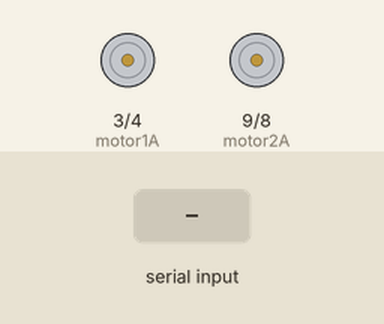
A sketch run on a simulated Arduino Uno, built with avr-gcc and run on an emulated ATmega328P. Parts: motor-driver pin pairs drawn as motors (green arrow = first pin HIGH = forward, orange = second pin HIGH = backward, longer = more drive, scaled by the enable pin). Inputs (shaded band) come from the test bench.

Above: at 1.2 s.
1.3 s: "F" received over Serial
At 1.9 s:
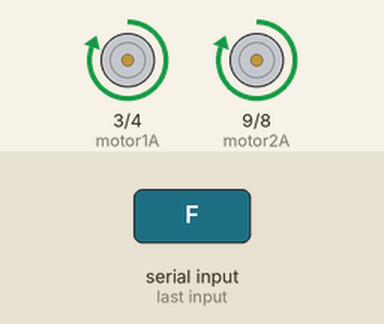
2.8 s: "B" received over Serial
At 3.1 s:
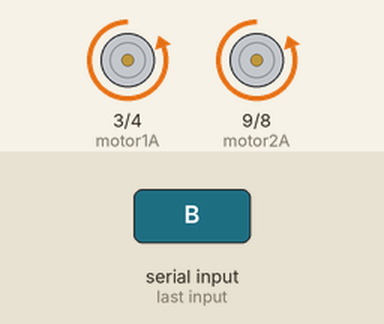
4.3 s: "L" received over Serial
At 5.4 s:
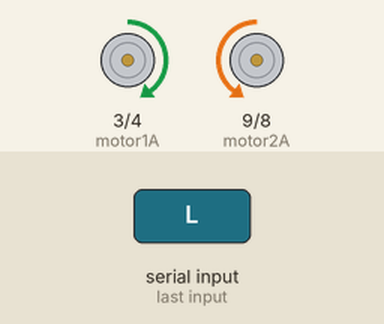
5.8 s: "R" received over Serial
At 6.6 s:
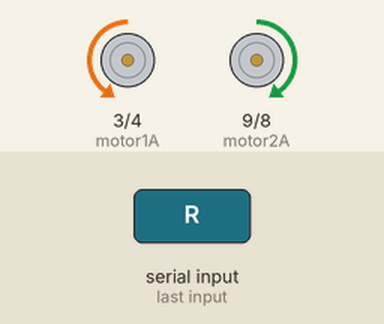
7.3 s: "F" received over Serial
At 7.7 s:
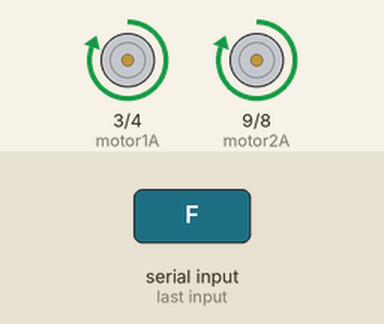
8.8 s: "B" received over Serial
At 10.0 s:
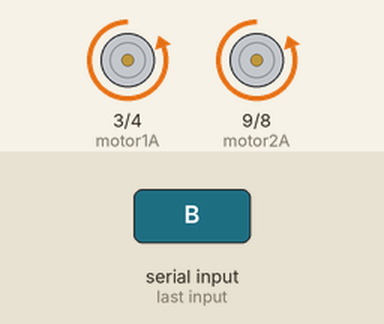
Timing chart, 0 to 11.3 s (numbered marks = the images above; inputs shaded):
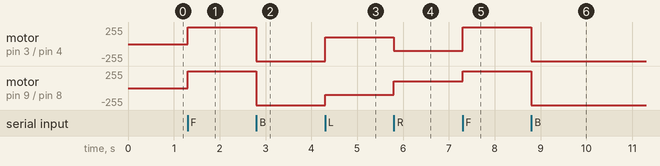

Measured:
- after the input at 1.3 s, motor on pin 3 (motor1A) / pin 4 (motor1B), motor on pin 9 (motor2A) / pin 8 (motor2B): stopped → forward 255/255 at once
- after the input at 2.8 s, motor on pin 3 (motor1A) / pin 4 (motor1B), motor on pin 9 (motor2A) / pin 8 (motor2B): forward 255/255 → backward 255/255 at once
- after the input at 4.3 s, motor on pin 3 (motor1A) / pin 4 (motor1B): backward 255/255 → forward 100/255 at once; motor on pin 9 (motor2A) / pin 8 (motor2B): backward 255/255 → backward 100/255 at once
- after the input at 5.8 s, motor on pin 3 (motor1A) / pin 4 (motor1B): forward 100/255 → backward 100/255 at once; motor on pin 9 (motor2A) / pin 8 (motor2B): backward 100/255 → forward 100/255 at once
- after the input at 7.3 s, motor on pin 3 (motor1A) / pin 4 (motor1B): backward 100/255 → forward 255/255 at once; motor on pin 9 (motor2A) / pin 8 (motor2B): forward 100/255 → forward 255/255 at once
- after the input at 8.8 s, motor on pin 3 (motor1A) / pin 4 (motor1B), motor on pin 9 (motor2A) / pin 8 (motor2B): forward 255/255 → backward 255/255 at once

The sketch:

codigo-final-colorobo.ino
```cpp
const int motor1PWM = 5;
const int motor1A = 3;
const int motor1B = 4;
const int motor2PWM = 10;
const int motor2A = 9;
const int motor2B = 8   ;

// Variables para almacenar el comando recibido desde Python
char command;

void setup() {
  // Configurar los pines como salidas
  pinMode(motor1PWM, OUTPUT);
  pinMode(motor1A, OUTPUT);
  pinMode(motor1B, OUTPUT);
  pinMode(motor2PWM, OUTPUT);
  pinMode(motor2A, OUTPUT);
  pinMode(motor2B, OUTPUT);

  // Iniciar la comunicación serial a 9600 bps
  Serial.begin(9600);
}

void loop() {
  // Leer el comando enviado desde Python
  if (Serial.available() > 0) {
    command = Serial.read();
    executeCommand(command);
  }
}

// Función para ejecutar el comando recibido desde Python
void executeCommand(char command) {
  switch (command) {
    case 'F': // Avanzar
      motorForward();
      break;
    case 'B': // Retroceder
      motorBackward();
      break;
    case 'L': // Girar a la izquierda
      motorLeft();
      break;
    case 'R': // Girar a la derecha
      motorRight();
      break;
    case 'S': // Detenerse
      motorStop();
      break;
    default:
      break;
  }
}

// Funciones para controlar los motores
void motorForward() {
  digitalWrite(motor1A, HIGH);
  digitalWrite(motor1B, LOW);
  analogWrite(motor1PWM, 255);

  digitalWrite(motor2A, HIGH);
  digitalWrite(motor2B, LOW);
  analogWrite(motor2PWM, 255);
}

void motorBackward() {
  digitalWrite(motor1A, LOW);
  digitalWrite(motor1B, HIGH);
  analogWrite(motor1PWM, 255);

  digitalWrite(motor2A, LOW);
  digitalWrite(motor2B, HIGH);
  analogWrite(motor2PWM, 255);
}

void motorLeft() {
   digitalWrite(motor1A, HIGH);
  digitalWrite(motor1B, LOW);
  analogWrite(motor1PWM, 100);

  digitalWrite(motor2A, LOW);
  digitalWrite(motor2B, HIGH);
  analogWrite(motor2PWM, 100);
}

void motorRight() {
  digitalWrite(motor1A, LOW);
  digitalWrite(motor1B, HIGH);
  analogWrite(motor1PWM, 100);

  digitalWrite(motor2A, HIGH);
  digitalWrite(motor2B, LOW);
  analogWrite(motor2PWM, 100);
}

void motorStop() {
  digitalWrite(motor1A, LOW);
  digitalWrite(motor1B, LOW);
  analogWrite(motor1PWM, 0);

  digitalWrite(motor2A, LOW);
  digitalWrite(motor2B, LOW);
  analogWrite(motor2PWM, 0);
}
```
